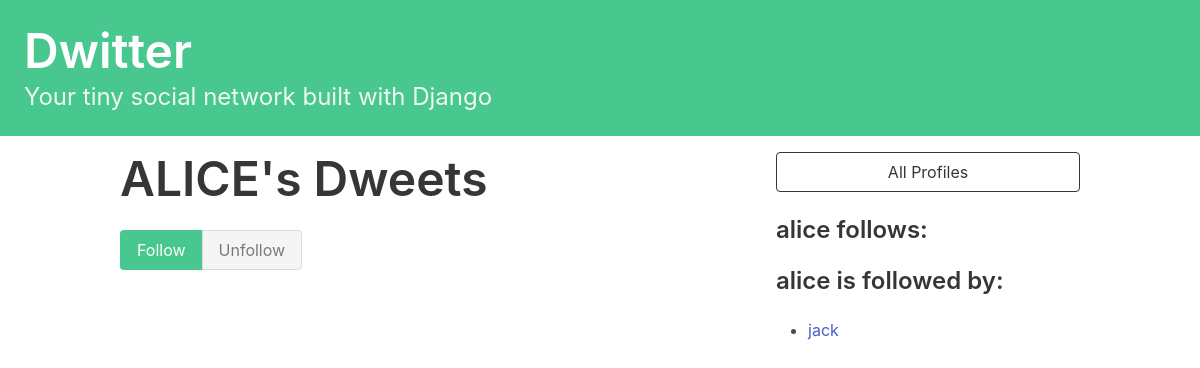
The page /profile/1 on the database as committed earlier.
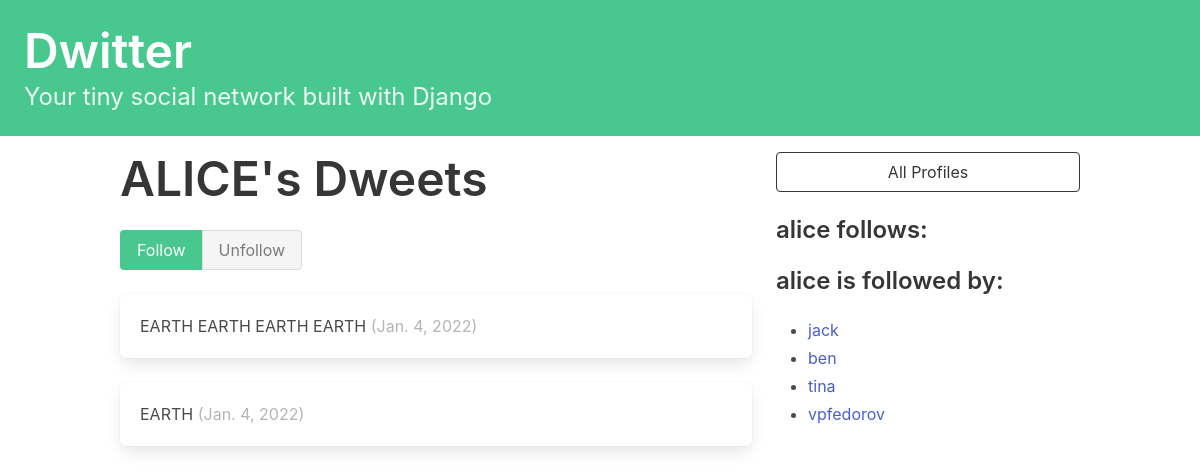
The same page on the database as committed later.
### social/models.py (models this page shows, shortened)
class Profile(models.Model):
    user = models.OneToOneField(User, on_delete=models.CASCADE)
    follows = models.ManyToManyField(
        "self",
        related_name="followed_by",
        symmetrical=False,
        blank=True
    )
    def __str__(self):
        return self.user.username

class Dweet(models.Model):
    user = models.ForeignKey(
        User, related_name="dweets", on_delete=models.DO_NOTHING
    )
    body = models.TextField(max_length=155)
    data = models.DateField(auto_now_add=True)

### social/views.py (the view, shortened to what this page needs)
# urls.py: path("profile/<int:pk>", views.profile, name="profile"),
def profile(request, pk):
    profile = Profile.objects.get(pk=pk)
    return render(request, "social/profile.html", context={"profile": profile})

### social/templates/social/profile.html (shortened to what this page needs)
{% extends 'base.html' %}
{% block content %}
<div class="column">
    <div class="block">
    <h1 class="title is-1">
        {{profile.user.username|upper}}'s Dweets
    </h1>
   <form method="post">
        <div class="buttons has-addons">
            {% if profile in user.profile.follows.all %}
                <button class="button is-success is-static">Follow</button>
                <button class="button is-danger" name="follow" value="unfollow">Unfollow</button>
            {% else %}
                <button class="button is-success" name="follow" value="follow">
                    Follow
                </button>
                    <button class="button is-danger is-static">Unfollow</button>
            {% endif %}
            </div>
        </form>
        </div>
        <div class="content">
            {% for dweet in profile.user.dweets.all %}
                <div class="box">
                    {{ dweet.body }}
                    <span class="is-small has-text-grey-light">
                        ({{ dweet.data }})
                    </span>
                </div>
            {% endfor %}
        </div>
</div>
<div class="column is-one-third">
    <div class="block">
        <a href="{% url 'social:profiles' %}">
            <button class="button is-dark is-outlined is-fullwidth">
                All Profiles
            </button>
        </a>
    </div>
    <div class="block">
        <h3 class="title is-4">
            {{profile.user.username}} follows:
        </h3>
    </div>
    <div class="block">
        <h3 class="title is-4">
            {{profile.user.username}} is followed by:
        </h3>
        <div class="content">
            <ul>
            {% for follower in profile.followed_by.all %}
                <li>
                    <a href="{% url 'social:profile' follower.id %}">
                        {{ follower }}
                    </a>
                </li>
            {% endfor %}
            </ul>
        </div>
    </div>
</div>
{% endblock content %}

### social/templates/base.html (shortened to what this page needs)
<!DOCTYPE html>
<html lang="en">
<head>
    <link rel="stylesheet"
          href="https://cdn.jsdelivr.net/npm/bulma@0.9.3/css/bulma.min.css">
</head>
<body>
    <a href="{% url 'social:dashboard' %} ">
        <section class="hero is-small is-success mb-4">
            <div class="hero-body">
                <h1 class="title is-1">Dwitter</h1>
                <p class="subtitle is-4">
                    Your tiny social network built with Django
                </p>
            </div>
        </section>
    </a>
    <div class="container">
        <div class="columns">
            {% block content %}
            {% endblock content %}
        </div>
    </div>
</body>
</html>

Rows that differ between the two databases and show on the page:
added Dweet: body "EARTH EARTH EARTH EARTH", data "Jan. 4, 2022"
added Dweet: body "EARTH", data "Jan. 4, 2022"
now on this page (row unchanged): Profile: user.username "ben"
now on this page (row unchanged): Profile: user.username "tina"
added Profile: user.username "vpfedorov"
